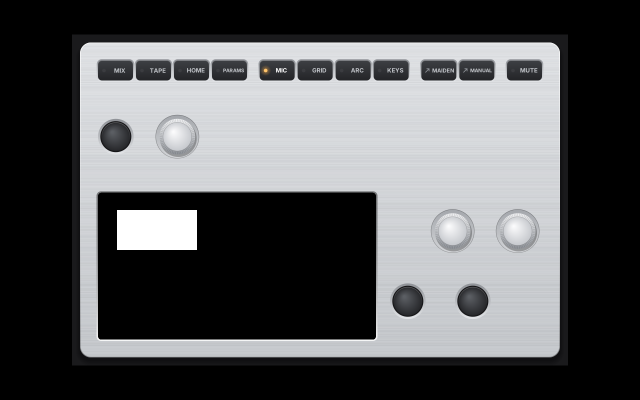
#> input picture docs/port/detach-previews/real-window-today.png, 1280 x 800 px (shown at 1/2 size)
$ python make_detach_pictures.py
#> lines starting #> are read from the running program, lines starting #| are printed output that depends on the picture; after the words box and inside, x2 and y2 are one past the last pixel; in counts of white or black regions, pixels touching at a corner belong together
#!/usr/bin/env python3
"""Mock-ups for docs/port/detach-plan.md, drawn over a real capture of today's window (real-window-today.png, 992 x 662 at 1:1 in a 1280 x 800 screen,
box origin 160,85): they show the placeholder and the screen window (the pop-out button of the first plan was removed). They are pictures of a proposal, not of
code. run: python3 make_detach_pictures.py"""
from PIL import Image, ImageDraw, ImageFont
import os
here = os.path.dirname(os.path.abspath(__file__))
src = Image.open(os.path.join(here, "real-window-today.png")).convert("RGB")
#> src is the input picture: PIL image 1280x800 RGB; mean R, G, B 88.1, 89.1, 90.6
OX, OY = 160, 85  # layout unit (0,0) in the capture
def font(size, bold=False):
#> called with size = 17, bold = False
    for p in ("/usr/share/fonts/truetype/dejavu/DejaVuSans-Bold.ttf" if bold else "/usr/share/fonts/truetype/dejavu/DejaVuSans.ttf",):
        if os.path.exists(p):
            return ImageFont.truetype(p, size)
    return ImageFont.load_default()
def unit(x, y): return (OX + x, OY + y)

# the bezel (units): x 36..592, y 300.667..594; the screen 512 x 256 inside it (22 / 18.67 margins)
bx0, by0 = unit(36, 300.667); bx1, by1 = unit(592, 594)
sx0, sy0 = unit(36 + 22, 300.667 + 18.667); sx1, sy1 = unit(36 + 22 + 512, 300.667 + 18.667 + 256)

def button(d, x0, y0, w, h, label, icon=True):
    d.rounded_rectangle((x0, y0, x0 + w, y0 + h), radius=7, fill=(38, 39, 43), outline=(95, 96, 101))
    f = font(12, True)
    text = ("↗ " if icon else "") + label
    tw = d.textlength(text, font=f)
    d.text((x0 + (w - tw) / 2, y0 + h / 2 - 8), text, font=f, fill=(222, 223, 226))

# 2. detached: the main window keeps every control; the screen is a dark placeholder with one sentence
p = src.copy(); d = ImageDraw.Draw(p)
d.rounded_rectangle((sx0, sy0, sx1, sy1), radius=4, fill=(22, 23, 26))
f = font(17)
lines = ["The screen is in its own window.", "Click here or press F9 to bring it back."]
cy = (sy0 + sy1) / 2 - 22
for i, t in enumerate(lines):
    tw = d.textlength(t, font=f)
    d.text(((sx0 + sx1) / 2 - tw / 2, cy + i * 28), t, font=f, fill=(170, 172, 178))
#> this loop made 2 passes
#> tw on passes 1 to 2: 273.3, 324
p.save(os.path.join(here, "detached-main-window.png"))
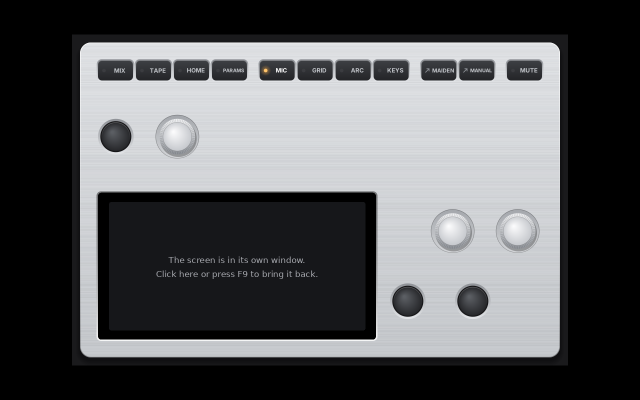
#> saved as detached-main-window.png: PIL image 1280x800 RGB (shown at 1/2 size); mean R, G, B 88, 89.1, 91

# 3. the screen window: only the picture, 640 x 320 (5 x 128 by 5 x 64), no box (the title bar is the desktop's, drawn here as a plain bar)
scr = src.crop((int(sx0), int(sy0), int(sx1), int(sy1))).resize((640, 320), Image.NEAREST)
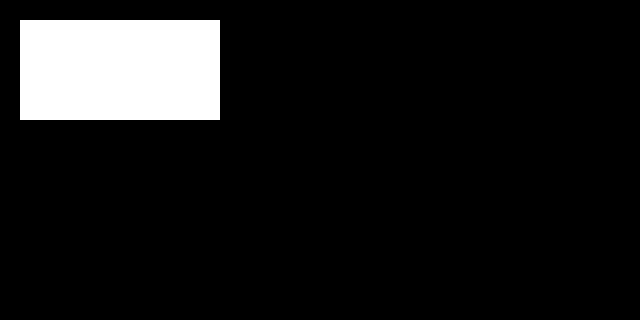
#> scr: PIL image 640x320 RGB; 9.8% white; 1 white region, box (x1, y1, x2, y2) and area: (20, 20, 220, 120) 20000
w = Image.new("RGB", (640 + 2, 320 + 30 + 1), (60, 60, 64))
w.paste(scr, (1, 30))
d = ImageDraw.Draw(w)
d.text((10, 7), "screen", font=font(13), fill=(230, 230, 232))
d.text((640 - 62, 6), "_  □  x", font=font(14), fill=(230, 230, 232))
w.save(os.path.join(here, "screen-window.png"))
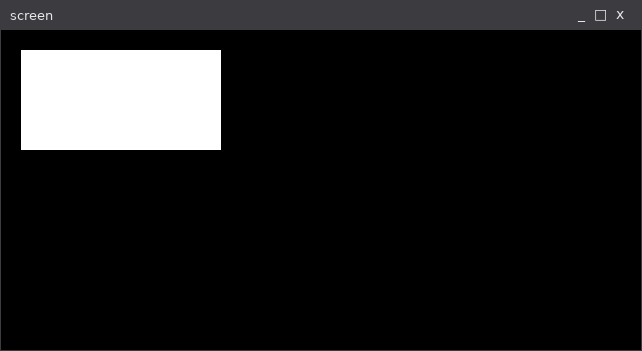
#> saved as screen-window.png: PIL image 642x351 RGB; mean R, G, B 28.2, 28.2, 28.6

# 4. the three side by side on a desktop-sized canvas (1280 x 800), to show the idea
c = Image.new("RGB", (1280, 800), (46, 52, 64))
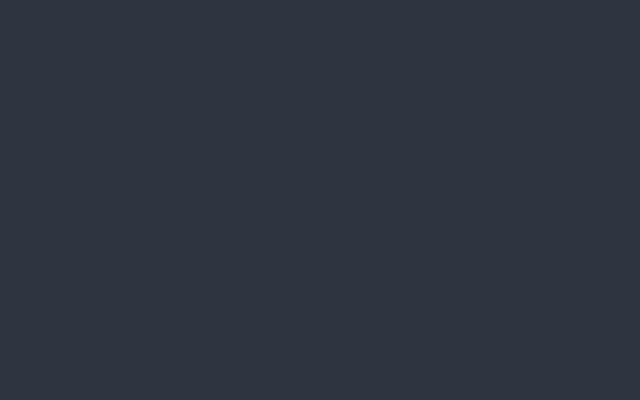
#> c: PIL image 1280x800 RGB (shown at 1/2 size); mean R, G, B 46, 52, 64
m = p.resize((int(1280 * 0.58), int(800 * 0.58)))
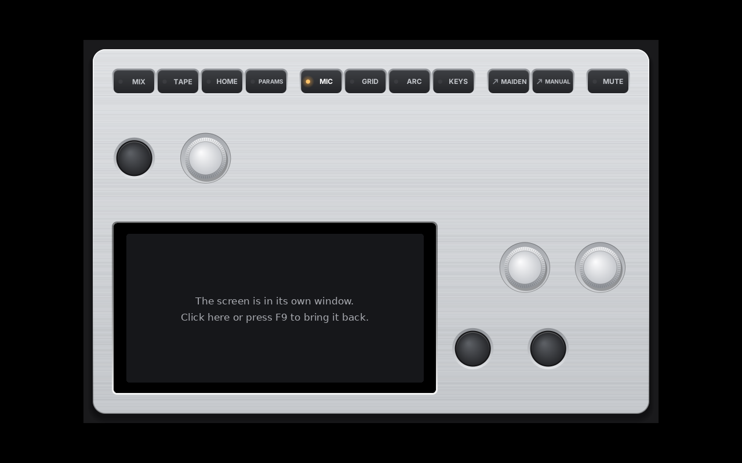
#> m: PIL image 742x463 RGB; mean R, G, B 88, 89.1, 91
c.paste(m, (20, 40))
c.paste(w.resize((int(w.width * 0.9), int(w.height * 0.9))), (700, 120))
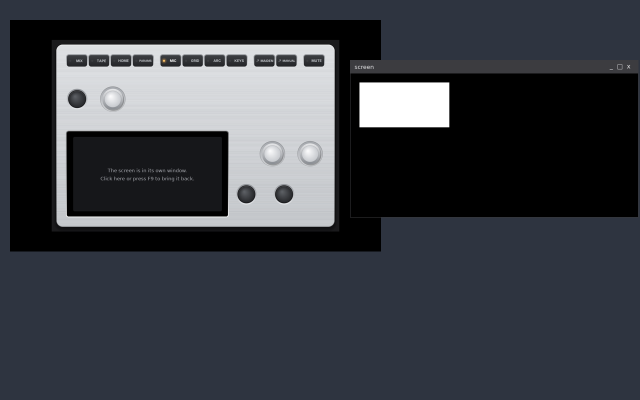
#> c: PIL image 1280x800 RGB (shown at 1/2 size); mean R, G, B 57.8, 61.2, 68
dd = ImageDraw.Draw(c)
dd.text((24, 12), "main window while the screen is detached", font=font(14), fill=(220, 220, 225))
dd.text((704, 92), "the screen window (here 640 x 320, 5 x)", font=font(14), fill=(220, 220, 225))
c.save(os.path.join(here, "overview.png"))
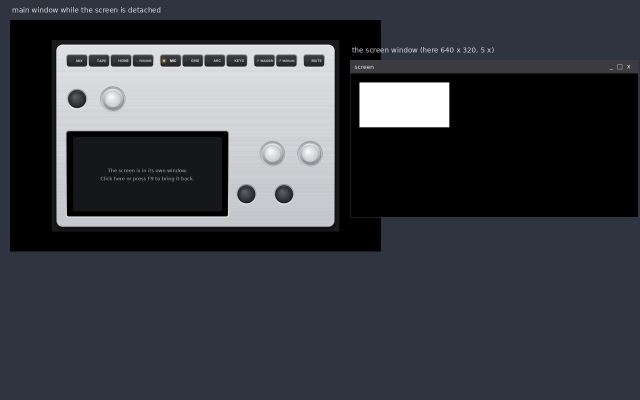
#> saved as overview.png: PIL image 1280x800 RGB (shown at 1/2 size); mean R, G, B 58.1, 61.5, 68.3
print("written")
